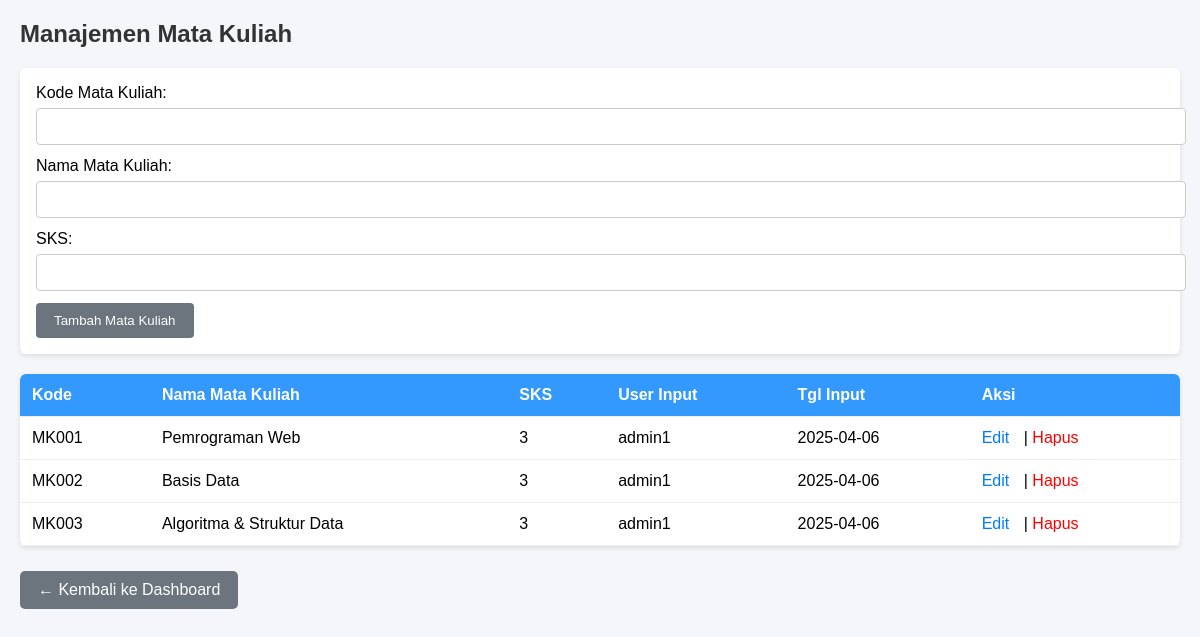
The page /admin/matkul.php (signed in) on the database its author committed.
### tables this page shows
CREATE TABLE `matkul` (
  `kode_matkul` varchar(20) NOT NULL,
  `nama_matkul` varchar(100) DEFAULT NULL,
  `sks` int(11) DEFAULT NULL,
  `semester` int(11) DEFAULT NULL,
  `user_input` varchar(50) DEFAULT NULL,
  `tgl_input` date DEFAULT NULL
);

### admin/matkul.php (the view, shortened to what this page needs)
<?php
include '../config/db.php';
$data = $conn->query("SELECT * FROM matkul ORDER BY kode_matkul");
$editMode = isset($_GET['edit']);
$editData = $editMode ? $conn->query("SELECT * FROM matkul WHERE kode_matkul='{$_GET['edit']}'")->fetch_assoc() : null;
?>
<!DOCTYPE html>
<html>
<head>
</head>
<body>
<h2>Manajemen Mata Kuliah</h2>
<form method="POST">
    <label>Kode Mata Kuliah:</label>
    <input type="text" name="kode_matkul" required value="<?= $editData['kode_matkul'] ?? '' ?>" <?= $editMode ? 'readonly' : '' ?>>
    <label>Nama Mata Kuliah:</label>
    <input type="text" name="nama_matkul" required value="<?= $editData['nama_matkul'] ?? '' ?>">
    <label>SKS:</label>
    <input type="number" name="sks" required value="<?= $editData['sks'] ?? '' ?>">
    <button type="submit" name="<?= $editMode ? 'edit' : 'tambah' ?>">
        <?= $editMode ? 'Simpan Perubahan' : 'Tambah Mata Kuliah' ?>
    </button>
</form>
<table>
    <tr>
        <th>Kode</th>
        <th>Nama Mata Kuliah</th>
        <th>SKS</th>
        <th>User Input</th>
        <th>Tgl Input</th>
        <th>Aksi</th>
    </tr>
    <?php while ($row = $data->fetch_assoc()): ?>
    <tr>
        <td><?= $row['kode_matkul'] ?></td>
        <td><?= $row['nama_matkul'] ?></td>
        <td><?= $row['sks'] ?></td>
        <td><?= $row['user_input'] ?></td>
        <td><?= $row['tgl_input'] ?></td>
        <td>
            <a class="edit" href="?edit=<?= $row['kode_matkul'] ?>">Edit</a> |
            <a class="hapus" href="?hapus=<?= $row['kode_matkul'] ?>" onclick="return confirm('Hapus data ini?')">Hapus</a>
        </td>
    </tr>
    <?php endwhile; ?>
</table>
<a href="dashboard.php" class="btn-kembali">← Kembali ke Dashboard</a>
</body>
</html>

### admin/matkul.php (style rules this page uses)
body { font-family: Arial, sans-serif; margin: 20px; background-color: #f4f6f9; }
h2 { color: #333; margin-bottom: 20px; }
form { background-color: #fff; padding: 16px; border-radius: 6px; box-shadow: 0 2px 5px rgba(0,0,0,0.1); margin-bottom: 20px; }
input { width: 100%; padding: 10px; margin: 6px 0 12px 0; border: 1px solid #ccc; border-radius: 4px; }
button { background-color: #6c757d; color: white; border: none; padding: 10px 18px; border-radius: 4px; cursor: pointer; }
table { width: 100%; background-color: white; border-collapse: collapse; border-radius: 6px; box-shadow: 0 2px 5px rgba(0,0,0,0.1); overflow: hidden; }
th, td { padding: 12px; border-bottom: 1px solid #eee; text-align: left; }
th { background-color: #3399ff; color: white; }
a { text-decoration: none; }
.edit { color: #007bff; margin-right: 10px; }
.hapus { color: red; }
.btn-kembali { display: inline-block; margin-top: 25px; background: #6c757d; color: white; padding: 10px 18px; text-decoration: none; border-radius: 5px; }

### rows shown on the page
matkul: kode_matkul "MK001", nama_matkul "Pemrograman Web", sks "3", user_input "admin1", tgl_input "2025-04-06"
matkul: kode_matkul "MK002", nama_matkul "Basis Data", sks "3", user_input "admin1", tgl_input "2025-04-06"
matkul: kode_matkul "MK003", nama_matkul "Algoritma & Struktur Data", sks "3", user_input "admin1", tgl_input "2025-04-06"
